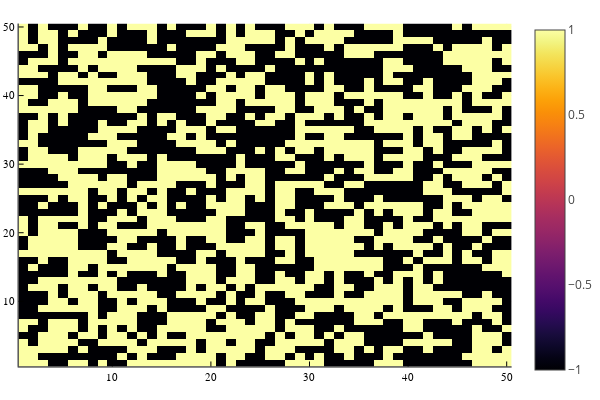

Notebook code cell kept with this figure:
### Code cell
heatmap(S)

### Figure 1 — Plotly figure (JSON) as saved in the notebook; plotly's stock layout.template omitted (floating-point values rounded to 4 significant figures; data arrays with more than 128 entries replaced by an {"elided": "..."} marker saying what was removed)
{"data": [{"colorbar": {"title": ""}, "colorscale": [[0, "rgba(0, 0, 4, 1.000)"], [0.03448, "rgba(4, 3, 20, 1.000)"], [0.06897, "rgba(13, 8, 41, 1.000)"], [0.1034, "rgba(24, 12, 60, 1.000)"], [0.1379, "rgba(38, 12, 81, 1.000)"], [0.1724, "rgba(54, 9, 97, 1.000)"], [0.2069, "rgba(69, 10, 105, 1.000)"], [0.2414, "rgba(84, 15, 109, 1.000)"], [0.2759, "rgba(97, 19, 110, 1.000)"], [0.3103, "rgba(111, 25, 110, 1.000)"], [0.3448, "rgba(125, 30, 109, 1.000)"], [0.3793, "rgba(140, 35, 105, 1.000)"], [0.4138, "rgba(154, 40, 101, 1.000)"], [0.4483, "rgba(166, 45, 96, 1.000)"], [0.4828, "rgba(180, 51, 89, 1.000)"], [0.5172, "rgba(193, 58, 80, 1.000)"], [0.5517, "rgba(206, 67, 71, 1.000)"], [0.5862, "rgba(216, 76, 62, 1.000)"], [0.6207, "rgba(226, 87, 52, 1.000)"], [0.6552, "rgba(235, 100, 41, 1.000)"], [0.6897, "rgba(241, 115, 29, 1.000)"], [0.7241, "rgba(247, 130, 18, 1.000)"], [0.7586, "rgba(250, 144, 8, 1.000)"], [0.7931, "rgba(252, 161, 8, 1.000)"], [0.8276, "rgba(252, 178, 22, 1.000)"], [0.8621, "rgba(250, 196, 42, 1.000)"], [0.8966, "rgba(246, 213, 67, 1.000)"], [0.931, "rgba(243, 229, 93, 1.000)"], [0.9655, "rgba(242, 244, 130, 1.000)"], [1, "rgba(252, 255, 164, 1.000)"]], "name": "y1", "showlegend": false, "showscale": true, "type": "heatmap", "x": [0.5, 1.5, 2.5, 3.5, 4.5, 5.5, 6.5, 7.5, 8.5, 9.5, 10.5, 11.5, 12.5, 13.5, 14.5, 15.5, 16.5, 17.5, 18.5, 19.5, 20.5, 21.5, 22.5, 23.5, 24.5, 25.5, 26.5, 27.5, 28.5, 29.5, 30.5, 31.5, 32.5, 33.5, 34.5, 35.5, 36.5, 37.5, 38.5, 39.5, 40.5, 41.5, 42.5, 43.5, 44.5, 45.5, 46.5, 47.5, 48.5, 49.5, 50.5], "xaxis": "x1", "y": [0.5, 1.5, 2.5, 3.5, 4.5, 5.5, 6.5, 7.5, 8.5, 9.5, 10.5, 11.5, 12.5, 13.5, 14.5, 15.5, 16.5, 17.5, 18.5, 19.5, 20.5, 21.5, 22.5, 23.5, 24.5, 25.5, 26.5, 27.5, 28.5, 29.5, 30.5, 31.5, 32.5, 33.5, 34.5, 35.5, 36.5, 37.5, 38.5, 39.5, 40.5, 41.5, 42.5, 43.5, 44.5, 45.5, 46.5, 47.5, 48.5, 49.5, 50.5], "yaxis": "y1", "z": {"elided": "50x50 int values"}, "zmax": 1, "zmin": -1}], "layout": {"annotations": [], "height": 400, "legend": {"bgcolor": "rgba(255, 255, 255, 1.000)", "bordercolor": "rgba(0, 0, 0, 1.000)", "font": {"color": "rgba(0, 0, 0, 1.000)", "family": "sans-serif", "size": 11}, "tracegroupgap": 0, "x": 1, "y": 1}, "margin": {"b": 20, "l": 0, "r": 0, "t": 20}, "paper_bgcolor": "rgba(255, 255, 255, 1.000)", "plot_bgcolor": "rgba(255, 255, 255, 1.000)", "showlegend": true, "width": 600, "xaxis": {"anchor": "y1", "domain": [0.03619, 0.9934], "gridcolor": "rgba(0, 0, 0, 0.100)", "gridwidth": 0.5, "linecolor": "rgba(0, 0, 0, 1.000)", "mirror": false, "range": [0.5, 50.5], "showgrid": true, "showline": true, "showticklabels": true, "tickangle": 0, "tickcolor": "rgb(0, 0, 0)", "tickfont": {"color": "rgba(0, 0, 0, 1.000)", "family": "sans-serif", "size": 11}, "tickmode": "array", "ticks": "inside", "ticktext": ["10", "20", "30", "40", "50"], "tickvals": [10, 20, 30, 40, 50], "title": "", "titlefont": {"color": "rgba(0, 0, 0, 1.000)", "family": "sans-serif", "size": 15}, "type": "-", "visible": true, "zeroline": false, "zerolinecolor": "rgba(0, 0, 0, 1.000)"}, "yaxis": {"anchor": "x1", "domain": [0.03762, 0.9902], "gridcolor": "rgba(0, 0, 0, 0.100)", "gridwidth": 0.5, "linecolor": "rgba(0, 0, 0, 1.000)", "mirror": false, "range": [0.5, 50.5], "showgrid": true, "showline": true, "showticklabels": true, "tickangle": 0, "tickcolor": "rgb(0, 0, 0)", "tickfont": {"color": "rgba(0, 0, 0, 1.000)", "family": "sans-serif", "size": 11}, "tickmode": "array", "ticks": "inside", "ticktext": ["10", "20", "30", "40", "50"], "tickvals": [10, 20, 30, 40, 50], "title": "", "titlefont": {"color": "rgba(0, 0, 0, 1.000)", "family": "sans-serif", "size": 15}, "type": "-", "visible": true, "zeroline": false, "zerolinecolor": "rgba(0, 0, 0, 1.000)"}}}
